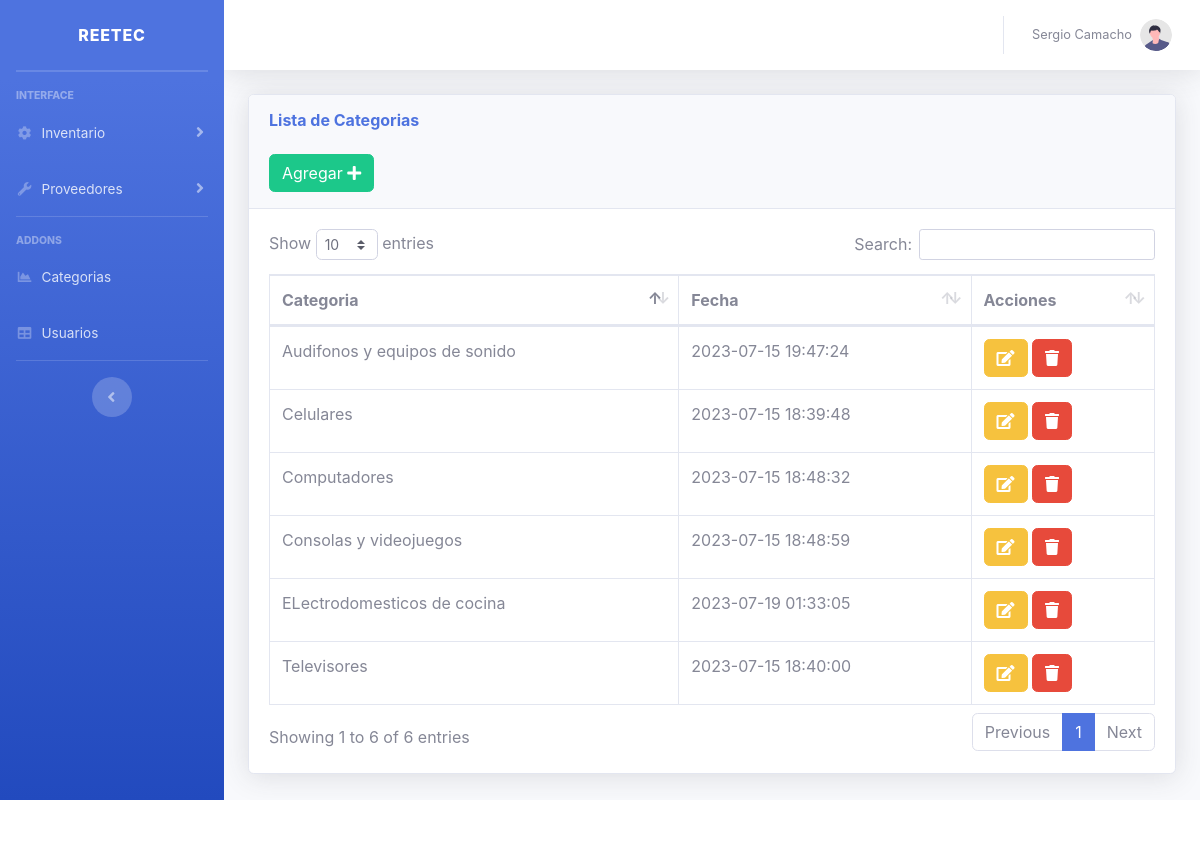
/views/categorias.php (signed in), run on the app's committed database.
### tables this page shows
CREATE TABLE `categorias` (
  `id` int(11) NOT NULL,
  `categoria` varchar(150) NOT NULL,
  `fecha` timestamp NOT NULL DEFAULT current_timestamp() ON UPDATE current_timestamp()
);

### views/categorias.php (the view, shortened to what this page needs)
<?php include "../includes/header.php"; ?>
<body id="page-top">
    <div class="container-fluid">
        <div class="card shadow mb-4">
            <div class="card-header py-3">
                <h6 class="m-0 font-weight-bold text-primary">Lista de Categorias</h6>
                <br>
                <button type="button" class="btn btn-success" data-toggle="modal" data-target="#cat">
                    <span class="glyphicon glyphicon-plus"></span> Agregar <i class="fa fa-plus"></i> </a></button>
            </div>
            <div class="card-body">
                <div class="table-responsive">
                    <table class="table table-bordered" id="dataTable" width="100%" cellspacing="0">
                        <thead>
                            <tr>
                                <th>Categoria</th>
                                <th>Fecha</th>
                                <th>Acciones</th>
                            </tr>
                        </thead>
                        <tbody>
                            <?php
                            require_once("../includes/db.php");
                            $result = mysqli_query($conexion, "SELECT * FROM categorias ");
                            while ($fila = mysqli_fetch_assoc($result)) :
                            ?>
                                <tr>
                                    <td><?php echo $fila['categoria']; ?></td>
                                    <td><?php echo $fila['fecha']; ?></td>
                                    <td>
                                        <button type="button" class="btn btn-warning" data-toggle="modal" data-target="#editar<?php echo $fila['id']; ?>">
                                            <i class="fa fa-edit "></i>
                                        </button>
                                        <a href="../includes/eliminar_cat.php?id=<?php echo $fila['id'] ?>" class="btn btn-danger btn-del">
                                            <i class="fa fa-trash "></i></a>
                                    </td>
                                </tr>
                            <?php endwhile; ?>
                        </tbody>
                    </table>
                </div>
            </div>
        </div>
    </div>
    </div>
    </div>
    </div>
</body>
<?php include "../includes/footer.php"; ?>
</html>

### includes/header.php (shortened to what this page needs)
<!DOCTYPE html>
<html lang="en">
<head>
    <link href="../vendor/fontawesome-free/css/all.min.css" rel="stylesheet" type="text/css">
    <link href="../vendor/datatables/dataTables.bootstrap4.min.css" rel="stylesheet">
    <link rel="stylesheet" href="../package/dist/sweetalert2.css">
    <link href="../css/sb-admin-2.min.css" rel="stylesheet">
</head>
<body id="page-top">
    <div id="wrapper">
        <ul class="navbar-nav bg-gradient-primary sidebar sidebar-dark accordion" id="accordionSidebar">
            <a class="sidebar-brand d-flex align-items-center justify-content-center" href="index.php">
                <div class="sidebar-brand-text mx-3">ReeTec</div>
            </a>
            <hr class="sidebar-divider my-0">
            <hr class="sidebar-divider">
            <div class="sidebar-heading">
                Interface
            </div>
            <li class="nav-item">
                <a class="nav-link collapsed" href="#" data-toggle="collapse" data-target="#collapseTwo" aria-expanded="true" aria-controls="collapseTwo">
                    <i class="fas fa-fw fa-cog"></i>
                    <span>Inventario</span>
                </a>
            </li>
            <li class="nav-item">
                <a class="nav-link collapsed" href="#" data-toggle="collapse" data-target="#collapseUtilities" aria-expanded="true" aria-controls="collapseUtilities">
                    <i class="fas fa-fw fa-wrench"></i>
                    <span>Proveedores</span>
                </a>
            </li>
            <hr class="sidebar-divider">
            <div class="sidebar-heading">
                Addons
            </div>
            <li class="nav-item">
                <a class="nav-link" href="../views/categorias.php">
                    <i class="fas fa-fw fa-chart-area"></i>
                    <span>Categorias</span></a>
            </li>
            <li class="nav-item">
                <a class="nav-link" href="../views/usuarios.php">
                    <i class="fas fa-fw fa-table"></i>
                    <span>Usuarios</span></a>
            </li>
            <hr class="sidebar-divider d-none d-md-block">
            <div class="text-center d-none d-md-inline">
                <button class="rounded-circle border-0" id="sidebarToggle"></button>
            </div>
        </ul>
        <div id="content-wrapper" class="d-flex flex-column">
            <div id="content">
                <nav class="navbar navbar-expand navbar-light bg-white topbar mb-4 static-top shadow">
                    <ul class="navbar-nav ml-auto">
                        <li class="nav-item dropdown no-arrow">
                            <a class="nav-link dropdown-toggle" href="#" id="userDropdown" role="button" data-toggle="dropdown" aria-haspopup="true" aria-expanded="false">
                                <span class="mr-2 d-none d-lg-inline text-gray-600 small"> <?php echo $_SESSION['usuario']; ?></span>
                                <img class="img-profile rounded-circle" src="../img/undraw_profile.svg">
                            </a>
                        </li>
                    </ul>
                </nav>

### includes/footer.php (shortened to what this page needs)
<footer class="sticky-footer bg-white">
</footer>
</body>
</html>

### data on the page
categorias: categoria "Celulares", fecha "2023-07-15 18:39:48"
categorias: categoria "Televisores", fecha "2023-07-15 18:40:00"
categorias: categoria "Audifonos y equipos de sonido", fecha "2023-07-15 19:47:24"
categorias: categoria "Computadores", fecha "2023-07-15 18:48:32"
categorias: categoria "Consolas y videojuegos", fecha "2023-07-15 18:48:59"
categorias: categoria "ELectrodomesticos de cocina", fecha "2023-07-19 01:33:05"

### other printed values
$_SESSION['usuario'] "Sergio Camacho"
